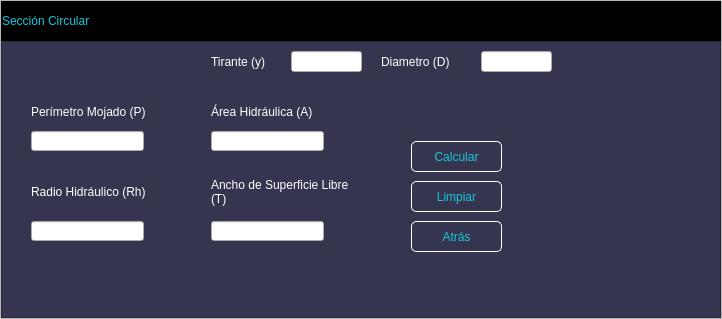
<?xml version="1.0" encoding="UTF-8"?>
<ui version="4.0">
 <class>MainWindow</class>
 <widget class="QMainWindow" name="MainWindow">
  <property name="geometry">
   <rect>
    <x>0</x>
    <y>0</y>
    <width>722</width>
    <height>319</height>
   </rect>
  </property>
  <property name="windowTitle">
   <string>MainWindow</string>
  </property>
  <widget class="QWidget" name="centralwidget">
   <layout class="QVBoxLayout" name="verticalLayout">
    <property name="spacing">
     <number>0</number>
    </property>
    <property name="leftMargin">
     <number>0</number>
    </property>
    <property name="topMargin">
     <number>0</number>
    </property>
    <property name="rightMargin">
     <number>0</number>
    </property>
    <property name="bottomMargin">
     <number>0</number>
    </property>
    <item>
     <widget class="QFrame" name="frame">
      <property name="frameShape">
       <enum>QFrame::StyledPanel</enum>
      </property>
      <property name="frameShadow">
       <enum>QFrame::Raised</enum>
      </property>
      <layout class="QVBoxLayout" name="verticalLayout_2" stretch="0,0">
       <property name="spacing">
        <number>0</number>
       </property>
       <property name="leftMargin">
        <number>0</number>
       </property>
       <property name="topMargin">
        <number>0</number>
       </property>
       <property name="rightMargin">
        <number>0</number>
       </property>
       <property name="bottomMargin">
        <number>0</number>
       </property>
       <item>
        <widget class="QFrame" name="frame_superior">
         <property name="maximumSize">
          <size>
           <width>16777215</width>
           <height>40</height>
          </size>
         </property>
         <property name="styleSheet">
          <string notr="true">QFrame{
background-color:rgb(0, 0, 0);
}

QPushButton{
background-color: #000000ff;
border-radius:20px;
}

QPushButton:hover{
background-color:rgb(53, 53, 79);
border-radius:20px;
}</string>
         </property>
         <property name="frameShape">
          <enum>QFrame::StyledPanel</enum>
         </property>
         <property name="frameShadow">
          <enum>QFrame::Raised</enum>
         </property>
         <layout class="QHBoxLayout" name="horizontalLayout">
          <property name="spacing">
           <number>0</number>
          </property>
          <property name="leftMargin">
           <number>0</number>
          </property>
          <property name="topMargin">
           <number>0</number>
          </property>
          <property name="rightMargin">
           <number>0</number>
          </property>
          <property name="bottomMargin">
           <number>0</number>
          </property>
          <item>
           <widget class="QLabel" name="label">
            <property name="styleSheet">
             <string notr="true">font:87 12pt&quot;Arial Black&quot;;
color:rgb(20,200,220);</string>
            </property>
            <property name="text">
             <string>Sección Circular</string>
            </property>
           </widget>
          </item>
          <item>
           <spacer name="horizontalSpacer">
            <property name="orientation">
             <enum>Qt::Horizontal</enum>
            </property>
            <property name="sizeHint" stdset="0">
             <size>
              <width>409</width>
              <height>20</height>
             </size>
            </property>
           </spacer>
          </item>
          <item>
           <widget class="QPushButton" name="bt_minimizar">
            <property name="minimumSize">
             <size>
              <width>40</width>
              <height>40</height>
             </size>
            </property>
            <property name="text">
             <string/>
            </property>
            <property name="icon">
             <iconset>
              <normaloff>Imágenes/minimizar.png</normaloff>Imágenes/minimizar.png</iconset>
            </property>
            <property name="iconSize">
             <size>
              <width>30</width>
              <height>30</height>
             </size>
            </property>
           </widget>
          </item>
          <item>
           <widget class="QPushButton" name="bt_cerrar">
            <property name="minimumSize">
             <size>
              <width>40</width>
              <height>40</height>
             </size>
            </property>
            <property name="text">
             <string/>
            </property>
            <property name="icon">
             <iconset>
              <normaloff>Imágenes/cerrar2.png</normaloff>Imágenes/cerrar2.png</iconset>
            </property>
            <property name="iconSize">
             <size>
              <width>30</width>
              <height>30</height>
             </size>
            </property>
           </widget>
          </item>
         </layout>
        </widget>
       </item>
       <item>
        <widget class="QFrame" name="frame_2">
         <property name="styleSheet">
          <string notr="true">QFrame{
background-color:rgb(53,53,79);
}

QPushButton{
font:87 12pt&quot;Arial Black&quot;;
background-color:#000000ff;
color:rgb(20,200,220);
border-radius:5px;
border:1px solid white;
}


QPushButton:hover{
background-color:black;
}</string>
         </property>
         <property name="frameShape">
          <enum>QFrame::StyledPanel</enum>
         </property>
         <property name="frameShadow">
          <enum>QFrame::Raised</enum>
         </property>
         <widget class="QLabel" name="label_2">
          <property name="geometry">
           <rect>
            <x>210</x>
            <y>10</y>
            <width>81</width>
            <height>21</height>
           </rect>
          </property>
          <property name="styleSheet">
           <string notr="true">font:87 10pt&quot;Arial Black&quot;;
color:rgb(255,255,255);</string>
          </property>
          <property name="text">
           <string>Tirante (y)</string>
          </property>
         </widget>
         <widget class="QLineEdit" name="Tirante">
          <property name="geometry">
           <rect>
            <x>290</x>
            <y>10</y>
            <width>71</width>
            <height>21</height>
           </rect>
          </property>
         </widget>
         <widget class="QLabel" name="label_3">
          <property name="geometry">
           <rect>
            <x>380</x>
            <y>10</y>
            <width>111</width>
            <height>21</height>
           </rect>
          </property>
          <property name="styleSheet">
           <string notr="true">font:87 10pt&quot;Arial Black&quot;;
color:rgb(255,255,255);</string>
          </property>
          <property name="text">
           <string>Diametro (D)</string>
          </property>
         </widget>
         <widget class="QLineEdit" name="Diametro">
          <property name="geometry">
           <rect>
            <x>480</x>
            <y>10</y>
            <width>71</width>
            <height>21</height>
           </rect>
          </property>
         </widget>
         <widget class="QLabel" name="label_6">
          <property name="geometry">
           <rect>
            <x>30</x>
            <y>60</y>
            <width>151</width>
            <height>21</height>
           </rect>
          </property>
          <property name="styleSheet">
           <string notr="true">font:87 10pt&quot;Arial Black&quot;;
color:rgb(255,255,255);</string>
          </property>
          <property name="text">
           <string>Perímetro Mojado (P)</string>
          </property>
         </widget>
         <widget class="QLabel" name="label_7">
          <property name="geometry">
           <rect>
            <x>210</x>
            <y>60</y>
            <width>141</width>
            <height>21</height>
           </rect>
          </property>
          <property name="styleSheet">
           <string notr="true">font:87 10pt&quot;Arial Black&quot;;
color:rgb(255,255,255);</string>
          </property>
          <property name="text">
           <string>Área Hidráulica (A)</string>
          </property>
         </widget>
         <widget class="QLineEdit" name="Perimetro">
          <property name="geometry">
           <rect>
            <x>30</x>
            <y>90</y>
            <width>113</width>
            <height>20</height>
           </rect>
          </property>
         </widget>
         <widget class="QLineEdit" name="Area">
          <property name="geometry">
           <rect>
            <x>210</x>
            <y>90</y>
            <width>113</width>
            <height>20</height>
           </rect>
          </property>
         </widget>
         <widget class="QLabel" name="label_9">
          <property name="geometry">
           <rect>
            <x>30</x>
            <y>130</y>
            <width>131</width>
            <height>41</height>
           </rect>
          </property>
          <property name="styleSheet">
           <string notr="true">font:87 10pt&quot;Arial Black&quot;;
color:rgb(255,255,255);</string>
          </property>
          <property name="text">
           <string>Radio Hidráulico (Rh)</string>
          </property>
          <property name="wordWrap">
           <bool>true</bool>
          </property>
         </widget>
         <widget class="QLineEdit" name="Radio">
          <property name="geometry">
           <rect>
            <x>30</x>
            <y>180</y>
            <width>113</width>
            <height>20</height>
           </rect>
          </property>
         </widget>
         <widget class="QLabel" name="label_8">
          <property name="geometry">
           <rect>
            <x>210</x>
            <y>130</y>
            <width>151</width>
            <height>41</height>
           </rect>
          </property>
          <property name="styleSheet">
           <string notr="true">font:87 10pt&quot;Arial Black&quot;;
color:rgb(255,255,255);</string>
          </property>
          <property name="text">
           <string>Ancho de Superficie Libre (T)</string>
          </property>
          <property name="wordWrap">
           <bool>true</bool>
          </property>
         </widget>
         <widget class="QLineEdit" name="Ancho">
          <property name="geometry">
           <rect>
            <x>210</x>
            <y>180</y>
            <width>113</width>
            <height>20</height>
           </rect>
          </property>
         </widget>
         <widget class="QLabel" name="label_10">
          <property name="geometry">
           <rect>
            <x>520</x>
            <y>70</y>
            <width>161</width>
            <height>161</height>
           </rect>
          </property>
          <property name="text">
           <string/>
          </property>
          <property name="textFormat">
           <enum>Qt::AutoText</enum>
          </property>
          <property name="pixmap">
           <pixmap>Imágenes/Circular.png</pixmap>
          </property>
          <property name="scaledContents">
           <bool>true</bool>
          </property>
         </widget>
         <widget class="QPushButton" name="Calcular">
          <property name="geometry">
           <rect>
            <x>410</x>
            <y>100</y>
            <width>91</width>
            <height>31</height>
           </rect>
          </property>
          <property name="text">
           <string>Calcular</string>
          </property>
         </widget>
         <widget class="QPushButton" name="Limpiar">
          <property name="geometry">
           <rect>
            <x>410</x>
            <y>140</y>
            <width>91</width>
            <height>31</height>
           </rect>
          </property>
          <property name="text">
           <string>Limpiar</string>
          </property>
         </widget>
         <widget class="QPushButton" name="Atras">
          <property name="geometry">
           <rect>
            <x>410</x>
            <y>180</y>
            <width>91</width>
            <height>31</height>
           </rect>
          </property>
          <property name="text">
           <string>Atrás</string>
          </property>
         </widget>
        </widget>
       </item>
      </layout>
     </widget>
    </item>
   </layout>
  </widget>
 </widget>
 <resources/>
 <connections/>
</ui>
